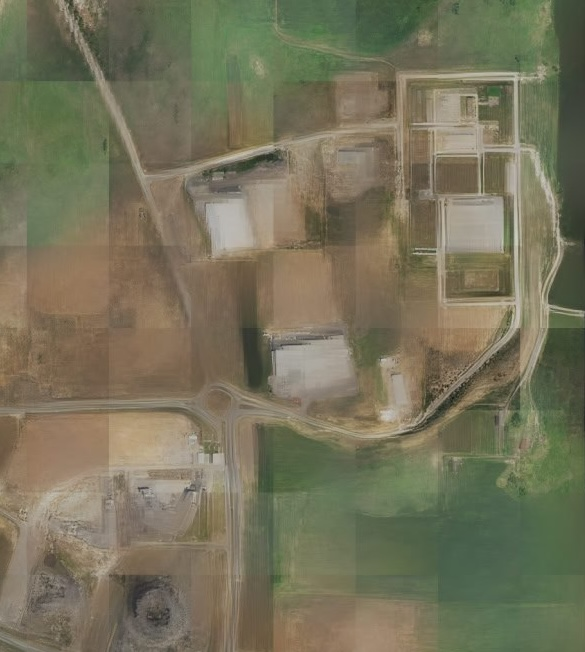
#> input picture tucker_and_tt_denoise_HOD/Datasets/SR_Innopolis_Cropped.jpg, 585 x 652 px
$ python demo_script_SR.py
#> lines starting #> are read from the running program, lines starting #| are printed output that depends on the picture
### tucker_and_tt_denoise_HOD/io.py
# Module: io.py
import numpy as np
import matplotlib.image as mpimg
from skimage.util import random_noise

def load_image(filepath):
    """Load and normalize image to [0, 1]"""
    img = mpimg.imread(filepath)
    return img/img.max()

def add_gaussian_noise(image, mean = 0, sigma=0.075):
    """Add Gaussian noise to an image."""
    noisy_image = image + np.random.normal(loc=mean, scale=sigma, size=image.shape)
    return np.clip(noisy_image, 0, 1)

### tucker_and_tt_denoise_HOD/segmentation.py
# Module: segmentation.py
from skimage.segmentation import slic

def superpixel_segmentation(image, n_segments=10, compactness=20):
    """Apply SLIC superpixel segmentation to an image."""
    return slic(image, n_segments=n_segments, compactness=compactness)

### tucker_and_tt_denoise_HOD/patches.py
# Module: patches.py
import numpy as np

def extract_clustered_patches(image, segments, patch_size=6):
    """Extract patches grouped by segment labels."""
    margin = patch_size // 2
    H, W, _ = image.shape
    Xs = []
    for segidx in sorted(np.unique(segments)):
        seg_array = []
        for (i, j) in zip(*np.where(segments == segidx)):
            if i < margin or i > H - margin - 1 or j < margin or j > W - margin - 1:
                continue
            patch = image[i - margin:i + margin, j - margin:j + margin]
            seg_array.append(np.expand_dims(patch, axis=-1))
        if seg_array:
            X = np.concatenate(seg_array, axis=-1)
            Xs.append((segidx, X))
    return Xs

### tucker_and_tt_denoise_HOD/decomposition.py
# Module: decomposition.py
import copy
import tensorly as tl
from .tucker2_lib import tucker_denoising, tucker_truncatedhosvd_init
from .tt_lib import tt_nestedtk2, tt_adcu
import numpy as np

def decompose_and_denoise_patch(X, method="tucker", sigma=0.075, tt_opts=None, tt_rank=None, reshape_for_tt=False, target_order=10):
    """
    Unified interface to denoise patches using Tucker or TT.

    Parameters:
        X : ndarray
            Patch tensor of shape (H, W, C, K)
        method : str
            'tucker', 'tt_fixed', or 'tt_adaptive'
        sigma : float
            Noise std.
        tt_opts : dict
            Options for TT adaptive mode.
        tt_rank : int or list
            Ranks for TT fixed mode.
        reshape_for_tt : bool
            Whether to reshape before TT.
        target_order : int
            Desired order of reshaped tensor

    Returns:
        X_hat : ndarray
            Denoised patch
        model : Tensor factors (core + U for Tucker, TT cores for TT)
        reshape_for_tt : bool
            Whether reshaping was applied
    """
    if method == "tucker":
        X_hat, G, U = tucker_decompose_and_denoise(X, sigma)
        return X_hat, (G, U), reshape_for_tt
    elif method == "tt_fixed":
        tt_tensor = tt_decompose_fixed_ranks(X, tt_rank, reshape_for_tt, target_order=target_order)
        X_hat = tl.tt_to_tensor(tt_tensor)
        if reshape_for_tt:
            X_hat = reshape_to_original(X_hat, X.shape)
        return X_hat, tt_tensor, reshape_for_tt
    elif method == "tt_adaptive":
        tt_tensor, _ = tt_decompose_adaptive(X, sigma, tt_opts, reshape_for_tt, target_order=target_order)
        X_hat = tl.tt_to_tensor(tt_tensor)
        if reshape_for_tt:
            X_hat = reshape_to_original(X_hat, X.shape)
        return X_hat, tt_tensor, reshape_for_tt
    else:
        raise ValueError(f"Unknown method: {method}")


def reshape_to_higher_order(patch, target_order=6):
    """
    Reshape a 4D tensor (H, W, C, K) to a higher-order tensor.
    This function reshapes using balanced block sizes (powers of 2 or 3 preferred).
    """
    import math

    original_shape = patch.shape
    total_size = np.prod(original_shape)

    # Simple greedy decomposition: build shape with small primes
    def greedy_factors(n, target_order):
        factors = []
        primes = [2, 3, 5, 7]
        for p in primes:
            while len(factors) < target_order - 1 and n % p == 0:
                factors.append(p)
                n //= p
        factors.append(n)
        return factors

    new_shape = greedy_factors(total_size, target_order)

    if np.prod(new_shape) != total_size:
        raise ValueError(f"Cannot factor {total_size} cleanly into {target_order} parts. Try different shape or order.")

    reshaped = patch.reshape(new_shape)
    return reshaped, original_shape


def reshape_to_original(patch_reshaped, original_shape):
    """Reverse reshape back to original shape."""
    return patch_reshaped.reshape(original_shape)

# [42 lines left out: functions tucker_decompose_and_denoise, tt_decompose_fixed_ranks, not called in this run]

def tt_decompose_adaptive(X, sigma, opts=None, reshape_for_tt=False, spatial_splits=(2, 2), verbose=False, target_order=10):
    """
    TT decomposition using nested Tucker + ADCU for error-bounded approximation.

    Parameters:
        X : ndarray
            Input tensor (e.g. d x d x 3 x K).
        sigma : float
            Noise standard deviation.
        opts : dict
            ADCU options.
        reshape_for_tt : bool
            Whether to reshape to higher-order.
        spatial_splits : tuple
            Splitting pattern for reshaping spatial dims.
        verbose : bool
            Print approximation info.

    Returns:
        Xt : TTTensor
        err : list of errors per iteration
    """
    if reshape_for_tt:
        X, _ = reshape_to_higher_order(X, target_order=target_order)


    approx_bound = sigma**2 * X.size
    Yttnested, approx_error_init = tt_nestedtk2(X, approx_bound * 1.05)

    if verbose:
        print(f"[init] Nested Tucker2 error: {approx_error_init:.4e}")

    Xt = copy.deepcopy(Yttnested)
    rankX = np.array(Xt.rank)

    if opts is None:
        opts = {
            "init": "exac",
            "compression": False,
            "noise_level": sigma,
            "exacterrorbound": True,
            "tol": 1e-6,
            "maxiters": 50,
        }

    Xt, err = tt_adcu(X, Xt, rankX, opts)
    return Xt, err

# [28 lines left out: functions tt_num_parameters, tt_compression_ratio, not called in this run]

### tucker_and_tt_denoise_HOD/tt_lib.py
import tensorly as tl
import numpy as np
from numpy import einsum


from tensorly.tt_tensor import tt_to_tensor, TTTensor
from tensorly.tt_matrix import tt_matrix_to_tensor, TTMatrix

from tucker2_lib import fast_tucker2_denoising, tucker2_truncatedhosvd_init, tucker2_to_tensor, minrank_boundedtrace, tucker_truncatedhosvd_init, tucker_denoising # tucker2_truncatedhosvd_init_complex_tensor, fast_tucker2_denoising_complex_tensor


"""
tt_orth_at(x, pos, dir) : Orthogonalize single core
tt_orthogonalize(x, pos): Orthogonalize tensor
tt_nestedtk2(Y,approx_bound,precision = 1e-9):   TT as nested TK2
ttxt(Xtt, Y, mode, side):  TT-tensor Xtt time tensor Y along modes of Y to the left or right to
tt_adcu(X,Xt,rankX,opts):  Alternating two-cores update with left-right orthogonalization algorithm

ttmatrix_time_tt(Att,btt): TT-matrix times TT-tensor
ttmatrix_transpose(Att):   transpose a TT-matrix A
ttmatrix_AtA(Att):          A^T A :  A: TT-matrix
xQx_left(Qtt,xtt,mode):
xQx_right(Qtt,xtt,mode):
xQx_subset(Qtt,xtt,mode):   Subnet for Quadratic term x^T Q x
fx_left(ftt,xtt,mode):
fx_right(ftt,xtt,mode):
fx_subset(ftt,xtt,mode):  Subnet for linear term x^T f


Anh-Huy Phan
"""
# Yhat = tucker2_to_tensor(U1,U2,U3)
# [181 lines left out: functions tt_orth_at, tt_orthogonalize, parseInput, tt_getrank, lowrank_matrix_approx, not called in this run]


def tt_nestedtk2(Y,approx_bound,precision = 1e-9):
    # Nested TUCKER-2 for TT decomposition
    # Y is approximated by a TT -tensor
    # Ytt = Uleft_1 *  G1 * Uright_1 (Tucker-2 model)
    # G{k-1} = Uleft_k *  Gk * Uright_k
    #
    #
    # Anh-Huy Phan
    #
    # approx_bound = noiselevel**2 * Y.size
    # precision = 1e-9 # small number added to the approximation error bound
    normY2 = tl.norm(Y)**2
    szY = Y.shape
    N = Y.ndim
    rankTTx = np.zeros(N+1, dtype = 'int')
    rankTTx[0] = 1
    rankTTx[N] = 1


    Yk = Y

    # Factors of the nested TT
    Factors = [None] * N
    maxiters = 1000

    for k in range(np.array((N-N%2)/2,int)):
        # Layer-K
        print(f'Perform the {k+1}-th Tucker-2 decomposition')
        # approximation error = \|Y - Ul(1:K)*Yxk*Ur(K:1)\|_F^2
        #  = \|Y\|_F^2 + \|Yxk\|_F^2 - 2<Yk, Yxk>
        #  = \|Yk - Yxk\|_F^2 - ||Yxk||_F^2 +\|Y\|_F^2 <= delta^2
        #
        # \|Yk - Yxk\|_F^2 <= delta^2 - \|Y\|_F^2 +||Yk||_F^2

        if ((N%2)==0) and (k == (np.array((N-N%2)/2,int)-1)):
            # For the last level when N is an even number
            Yk = Yk.reshape(rankTTx[k]*szY[k],rankTTx[N-k]*szY[N-1-k])
            normYk = tl.norm(Yk)**2
            approx_bound_n = approx_bound - normY2 + normYk
            approx_bound_n = approx_bound_n + precision

            Ulk, s, Urk, approx_error,_ = lowrank_matrix_approx(Yk, approx_bound_n, exacterrorbound=False)
            Ulk = Ulk * s

        else:
            # Tucker-2 decomposition
            Yk = Yk.reshape(rankTTx[k]*szY[k],-1,rankTTx[N-k]*szY[N-1-k])
            normYk = tl.norm(Yk)**2
            approx_bound_n = approx_bound - normY2 + normYk
            approx_bound_n = approx_bound_n+precision
            noiselevel_n = np.sqrt(approx_bound_n/Yk.size)

            # initialization
            Ulk, Urk, err,_,_ = tucker2_truncatedhosvd_init(Yk,approx_bound_n)
            # Tucker2 decomposition with given approximation error
            Ulk,Yknew,Urk,approx_error,noparams,rankR = fast_tucker2_denoising(Yk, [Ulk, Urk], maxiters, 1e-7, noiselevel_n, exacterrorbound=False, precision=1e-7, verbose=True)


        # print(f'Approximation Error {approx_error[-1]} | Predefined Bound {approx_bound}')

        approx_error = normY2 - normYk + approx_error
        # Update ranks
        rankTTx[1+k] = Ulk.shape[1]
        rankTTx[N-1-k] = Urk.shape[1]

        # Update the left factor
        Factors[k] = Ulk.reshape(rankTTx[k],szY[k],rankTTx[k+1])
        # Update the right factor
        Factors[N-1-k] = Urk.T.reshape(rankTTx[N-1-k],szY[N-1-k],rankTTx[N-k])
        Yk  = Yknew

    if (N%2)==1:
        # core tensor in
        k =np.array((N-N%2)/2,int)
        Factors[k] = Yk.reshape(rankTTx[k],szY[k],rankTTx[k+1])

    # for n in range(N):
    #     Factors[n] = Factors[n].reshape(rankTTx[n],szY[n],rankTTx[n+1])

    Yttnested = TTTensor(Factors)
    # print(Yttnested)
    # approx_error = tl.norm(Y - tt_to_tensor(Yttnested))**2

    print(f'Approximation Error {approx_error} | Predefined Bound {approx_bound}')
    return Yttnested, approx_error


# [975 lines left out: functions ttxt, tt_adcu, ttmatrix_time_tt, ttmatrix_transpose, ttmatrix_AtA, xQx_left and 6 more, not called in this run]


from tensorly.tenalg.svd import svd_interface
from tensorly.tt_tensor import validate_tt_rank, TTTensor
# [76 lines left out: function tt_svd, not called in this run]

### tucker_and_tt_denoise_HOD/demo_script_SR.py
import matplotlib.pyplot as plt
import numpy as np
from skimage import metrics
from skimage.segmentation import mark_boundaries
import os
import sys
from datetime import datetime
import time

from tucker_and_tt_denoise_HOD.io import load_image, add_gaussian_noise
from tucker_and_tt_denoise_HOD.segmentation import superpixel_segmentation
from tucker_and_tt_denoise_HOD.patches import extract_clustered_patches
from tucker_and_tt_denoise_HOD.decomposition import decompose_and_denoise_patch
from tucker_and_tt_denoise_HOD.reconstruction import reconstruct_image_from_patches
from tucker_and_tt_denoise_HOD.metrics import compute_quality_metrics


def main(image_path="Datasets/SR_Innopolis_Cropped.jpg", sigma1=0.001, sigma2=0.02, method="tt_adaptive", reshape_for_tt=True, chosen_order = 6, n_segments=75, compactness=30, patch_size = 6, save_figures=True):

    try:
        start_time = time.time()
        # Create output directory for figures
        output_dir = "output_figures"
        if save_figures:
            os.makedirs(output_dir, exist_ok=True)
            print(f"\nSaving figures to: {output_dir}/")

        print("\nStarting image denoising process...")
        print(f"Parameters:")
        print(f"- Image: {image_path}")
        print(f"- Method: {method}")
        print(f"- Sigma 1: {sigma1}")
        print(f"- Sigma 2: {sigma2}")
        print(f"- Number of segments: {n_segments}")
        print(f"{'-'*80}\n")

        # Load and display image
        load_start = time.time()
        image = load_image(image_path)
#> in load_image, img is the input picture: shape (652, 585, 3); mean R, G, B 118.2, 114.7, 90.4
#> in load_image, `return img/img.max()`:
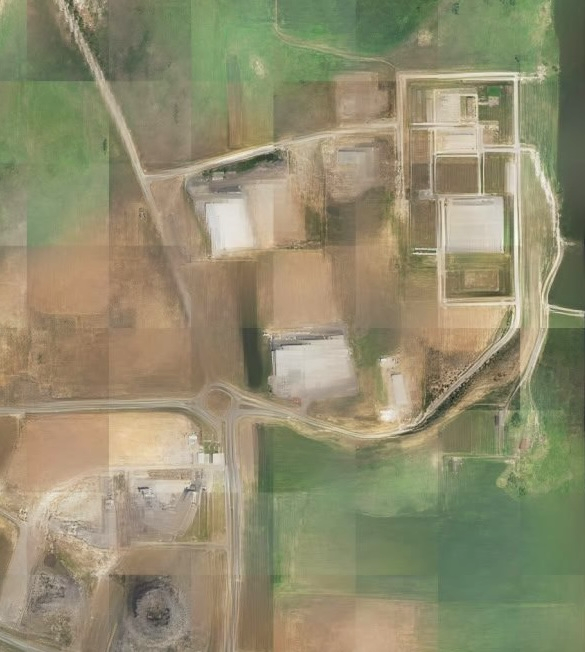
#> returned value: shape (652, 585, 3) float64; mean of channels 0, 1, 2 0.571, 0.554, 0.437; drawn as R, G, B
        load_time = time.time() - load_start

        plt.figure(figsize=(10, 10))
        plt.imshow(image)
        plt.title("Original Image")
        plt.axis('off')
        if save_figures:
            plt.savefig(os.path.join(output_dir, 'original_image.png'), bbox_inches='tight', dpi=300)
        plt.show()

        # Add noise
        noise_start = time.time()
        image_noise = add_gaussian_noise(image, sigma=sigma1)
        noise_time = time.time() - noise_start

        plt.figure(figsize=(10, 10))
        plt.imshow(image_noise)
        plt.title("Noisy Image")
        plt.axis('off')
        if save_figures:
            plt.savefig(os.path.join(output_dir, 'noisy_image.png'), bbox_inches='tight', dpi=300)
        plt.show()

        # Segment
        segment_start = time.time()
        segments = superpixel_segmentation(image_noise, n_segments=n_segments, compactness=compactness)
#> in superpixel_segmentation, `return slic(image, n_segments=n_segments, compactness=compactness)`:
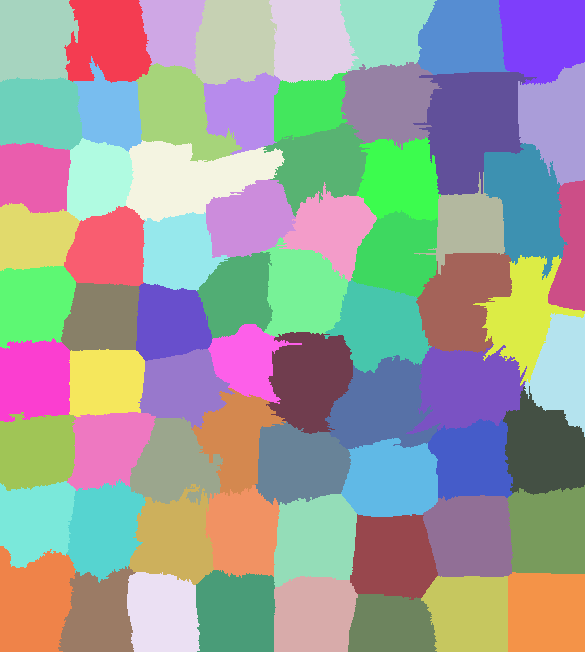
#> returned value: shape (652, 585) int64; 70 distinct labels, from 1 to 70; one colour per label, 0 black
        segment_time = time.time() - segment_start

        plt.figure(figsize=(10, 10))
        plt.imshow(mark_boundaries(image_noise, segments))
        plt.title("Superpixel Segmentation")
        plt.axis('off')
        if save_figures:
            plt.savefig(os.path.join(output_dir, 'segmentation.png'), bbox_inches='tight', dpi=300)
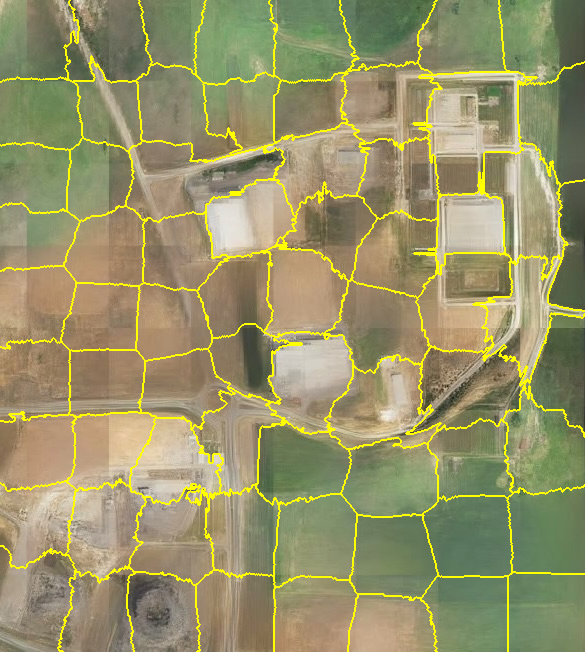
#> shown: shape (652, 585, 3) float64; mean R, G, B 0.595, 0.579, 0.411
        plt.show()

        # Extract patches
        patch_start = time.time()
        Xs = extract_clustered_patches(image_noise, segments, patch_size)
#> the loop in extract_clustered_patches, `for segidx in sorted(np.unique(segments)):` made 70 passes
#> after the loop in extract_clustered_patches, `for segidx in sorted(np.unique(segments)):`: Xs = 70 items
#> Xs = 70 items
        patch_time = time.time() - patch_start

        # Denoise using parallel processing at segment level
        denoise_start = time.time()
        Xs_hat = []
        for segidx, X in Xs:
            print(f'--------------------------------------------------------------------')
            print(f"Denoising segment {segidx} with shape {X.shape}")
            X_hat, _, _ = decompose_and_denoise_patch(X, method=method, sigma=sigma2, reshape_for_tt=reshape_for_tt, target_order=chosen_order)
            Xs_hat.append((segidx, X_hat))
            print(f'--------------------------------------------------------------------')
#> this loop made 1 pass
#> segidx on pass 1: 1
#| --------------------------------------------------------------------
#| Denoising segment 1 with shape (6, 6, 3, 5179)
#> after the loop, Xs_hat = []

        denoise_time = time.time() - denoise_start

            # Reconstruct
        recon_start = time.time()
        recon_image = reconstruct_image_from_patches(Xs_hat, segments, image.shape, patch_size)
        reconstructed_image = np.clip(recon_image, 0, 1)
        recon_time = time.time() - recon_start

        # Show result
        plt.figure(figsize=(10, 10))
        plt.imshow(reconstructed_image)
        plt.title("Reconstructed Image")
        plt.axis('off')
        if save_figures:
            plt.savefig(os.path.join(output_dir, 'reconstructed_image.png'), bbox_inches='tight', dpi=300)
        plt.show()

        # Create side-by-side comparison
        plt.figure(figsize=(20, 10))
        plt.subplot(1, 3, 1)
        plt.imshow(image)
        plt.title("Original")
        plt.axis('off')

        plt.subplot(1, 3, 2)
        plt.imshow(image_noise)
        plt.title("Noisy")
        plt.axis('off')

        plt.subplot(1, 3, 3)
        plt.imshow(reconstructed_image)
        plt.title("Reconstructed")
        plt.axis('off')

        plt.tight_layout()
        if save_figures:
            plt.savefig(os.path.join(output_dir, 'comparison.png'), bbox_inches='tight', dpi=300)
        plt.show()

        # Metrics
        psnr, ssim = compute_quality_metrics(image, reconstructed_image)
        # print(f"PSNR = {psnr:.4f} dB, SSIM = {ssim:.4f}")
        # Print timing information
        total_time = time.time() - start_time
        print("\nProcessing Complete!")
        print(f"{'-'*80}")
        print("\nTiming Information:")
        print(f"Image loading: {load_time:.2f} seconds")
        print(f"Noise addition: {noise_time:.2f} seconds")
        print(f"Segmentation: {segment_time:.2f} seconds")
        print(f"Patch extraction: {patch_time:.2f} seconds")
        print(f"Denoising: {denoise_time:.2f} seconds")
        print(f"Reconstruction: {recon_time:.2f} seconds")
        print(f"Total execution time: {total_time:.2f} seconds")
        print(f"\nQuality Metrics:")
        print(f"PSNR = {psnr:.4f} dB")
        print(f"SSIM = {ssim:.4f}")
        print(f"{'-'*80}\n")
    except KeyboardInterrupt:
        print("\nProcessing interrupted by user")
        sys.exit(1)
    except Exception as e:
        print(f"\nError during processing: {str(e)}")
        raise


if __name__ == "__main__":
    main(reshape_for_tt=True, chosen_order=8 )
#> (the call stopped at in tt_nestedtk2, `normY2 = tl.norm(Y)**2`: tensorly is not available in this run)
